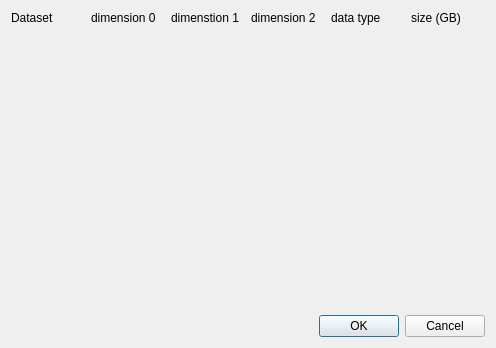
<?xml version="1.0" encoding="UTF-8"?>
<ui version="4.0">
 <class>Dialog</class>
 <widget class="QDialog" name="Dialog">
  <property name="geometry">
   <rect>
    <x>0</x>
    <y>0</y>
    <width>496</width>
    <height>348</height>
   </rect>
  </property>
  <property name="windowTitle">
   <string>Select dataset</string>
  </property>
  <layout class="QVBoxLayout" name="verticalLayout">
   <item>
    <layout class="QGridLayout" name="gridLayout">
     <item row="0" column="0">
      <widget class="QLabel" name="label">
       <property name="text">
        <string>Dataset</string>
       </property>
      </widget>
     </item>
     <item row="0" column="1">
      <widget class="QLabel" name="label_2">
       <property name="text">
        <string>dimension 0</string>
       </property>
      </widget>
     </item>
     <item row="0" column="5">
      <widget class="QLabel" name="label_6">
       <property name="text">
        <string>size (GB)</string>
       </property>
      </widget>
     </item>
     <item row="0" column="2">
      <widget class="QLabel" name="label_3">
       <property name="text">
        <string>dimenstion 1</string>
       </property>
      </widget>
     </item>
     <item row="0" column="3">
      <widget class="QLabel" name="label_4">
       <property name="text">
        <string>dimension 2</string>
       </property>
      </widget>
     </item>
     <item row="0" column="4">
      <widget class="QLabel" name="label_5">
       <property name="text">
        <string>data type</string>
       </property>
      </widget>
     </item>
    </layout>
   </item>
   <item>
    <spacer name="verticalSpacer">
     <property name="orientation">
      <enum>Qt::Vertical</enum>
     </property>
     <property name="sizeHint" stdset="0">
      <size>
       <width>20</width>
       <height>40</height>
      </size>
     </property>
    </spacer>
   </item>
   <item>
    <widget class="QDialogButtonBox" name="buttonBox">
     <property name="orientation">
      <enum>Qt::Horizontal</enum>
     </property>
     <property name="standardButtons">
      <set>QDialogButtonBox::Cancel|QDialogButtonBox::Ok</set>
     </property>
    </widget>
   </item>
  </layout>
 </widget>
 <resources/>
 <connections>
  <connection>
   <sender>buttonBox</sender>
   <signal>accepted()</signal>
   <receiver>Dialog</receiver>
   <slot>accept()</slot>
   <hints>
    <hint type="sourcelabel">
     <x>248</x>
     <y>254</y>
    </hint>
    <hint type="destinationlabel">
     <x>157</x>
     <y>274</y>
    </hint>
   </hints>
  </connection>
  <connection>
   <sender>buttonBox</sender>
   <signal>rejected()</signal>
   <receiver>Dialog</receiver>
   <slot>reject()</slot>
   <hints>
    <hint type="sourcelabel">
     <x>316</x>
     <y>260</y>
    </hint>
    <hint type="destinationlabel">
     <x>286</x>
     <y>274</y>
    </hint>
   </hints>
  </connection>
 </connections>
</ui>
